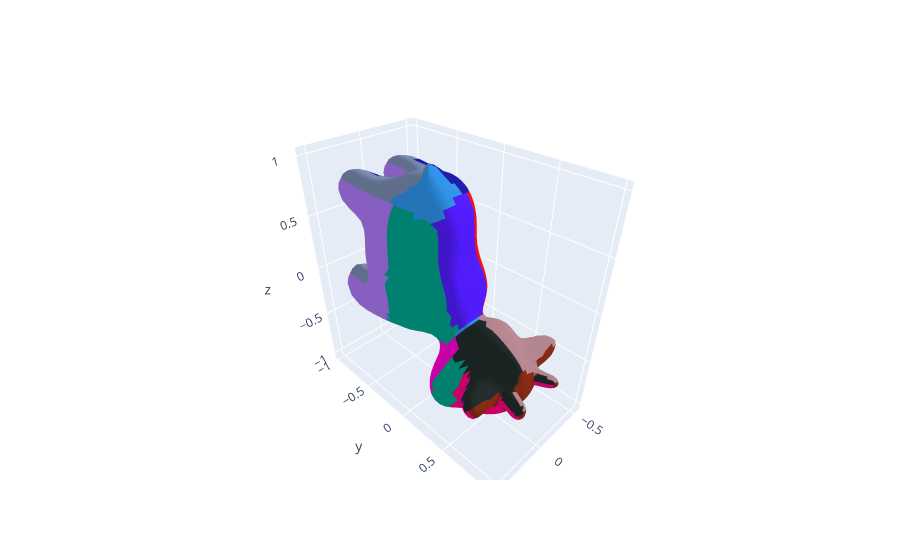

Here is the notebook cell this chart was saved with:
### Code cell
fig = go.Figure(data=[go.Mesh3d(x=x, y=y, z=z, i=i, j=j, k=k,
                   opacity=1,
                   facecolor=colors)])

fig.show()

### Figure 1 — Plotly figure (JSON) as saved in the notebook; plotly's stock layout.template omitted (floating-point values rounded to 4 significant figures; data arrays with more than 128 entries replaced by an {"elided": "..."} marker saying what was removed)
{"data": [{"facecolor": {"elided": "5856 str values"}, "i": {"elided": "5856 int values"}, "j": {"elided": "5856 int values"}, "k": {"elided": "5856 int values"}, "opacity": 1, "type": "mesh3d", "x": {"elided": "2930 float values"}, "y": {"elided": "2930 float values"}, "z": {"elided": "2930 float values"}}], "layout": {}}
